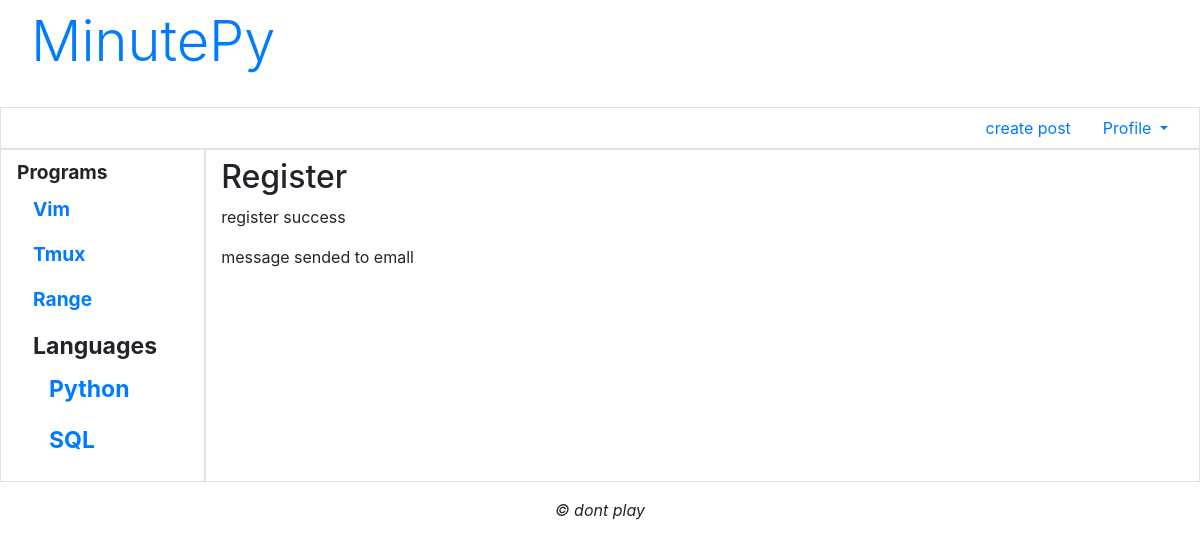
The app's page /accounts/register/done/ (signed in) with its own data.
### blog/models.py (models this page shows, shortened)
class Section(models.Model):
    name = models.CharField(max_length=20,db_index=True,unique=True,
                            verbose_name='section name')
    order = models.IntegerField(default=0,db_index=True,verbose_name='order')
    main_section = models.ForeignKey('MainSection',on_delete=models.PROTECT,null=True,
                                     blank=True,verbose_name='main section')

### blog/views.py (the view)
# urls.py: path('accounts/register/done/',RegisterDoneView.as_view(),name='register_done'),
class RegisterDoneView(TemplateView):
    template_name = 'registration/register_done.html'

### blog/models.py (called while the page is built)
    def get_queryset(self):
        return super().get_queryset().filter(main_section__isnull=False)

### blog/templates/registration/register_done.html (shortened to what this page needs)
{% extends "layout/basic.html" %}
{% block content %}
<h2>Register</h2>
<p>register success</p>
<p>message sended to emall</p>
{% endblock %}

### blog/templates/layout/basic.html (shortened to what this page needs)
{% load bootstrap4 %}
{% load static %}
<!DOCTYPE html>
<html>
		<head>
						{% bootstrap_css %}
						<link rel="stylesheet" type="text/css"
						href="{% static "blog/style.css" %}">
		</head>
		<body class="container-fluid">
				<header class="mb-4">
					<a class="display-4 nav-link" href="{% url 'main' %}">MinutePy</a>
				</header>
				<div class="row">
						<ul class="col nav justify-content-end border">
								{% if not user.is_authenticated %}
								<li class="nav-item"><a class="nav-link"
								href="{% url 'register' %} ">registraition</a></li>
								<li class="nav-item"><a class="nav-link"
								href="{% url "login" %}">login</a></li>
								{% else %}
								<li class="nav-item"><a class="nav-link"
								href="{% url "postcreate" %}">create post</a></li>
								<li class="nav-item dropdown">
										<a class="nav-link dropdown-toggle"
										data-toggle="dropdown"
										href="#" role="button" aria-haspopup="true"
										aria-expanded="false">Profile</а>
								</li>
								{% endif %}
						</ul>
				</div>
				<div class="row">
						<nav class="col-md-auto nav flex-column border">
								{% for marker in markers %}
								{% ifchanged marker.main_section %}
								<span class="nav-link root font-weight-bold">
								{{ marker.main_section.name }}
								{% endifchanged %}
								<a class="nav-link" href="{% url 'by_marker' marker_name=marker.name %}">
									{{ marker.name }}</a>
								{% endfor %}
						</nav>
						<section class="col border py-2">
								{% block content %}
								{% endblock %}
						</section>
				</div>
				<footer class="mt-3">
						<p class="text-center font-italic">&copy; dont play </p>
				</footer>
		</body>
</html>

### blog/static/blog/style.css (style rules this page uses)
.root { font-size: larger; }

### records on screen
Section: main_section.name "Programs", name "Vim"
Section: name "Tmux"
Section: name "Range"
Section: main_section.name "Languages", name "Python"
Section: name "SQL"
